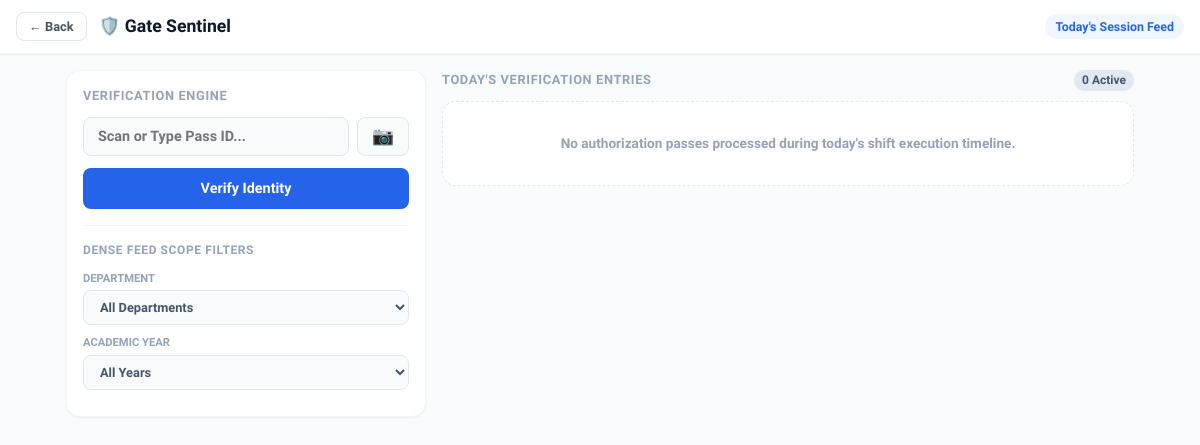
The page /open_scanner on the database as committed earlier.
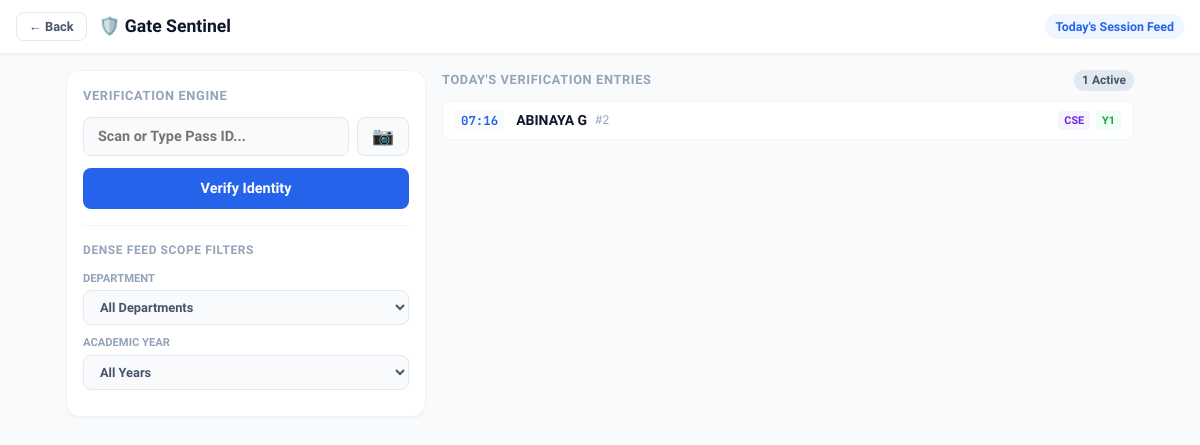
The same page on the database as committed later.
### app.py (models this page shows)
class DetailedPass(db.Model):
    id = db.Column(db.Integer, primary_key=True)
    letter_id = db.Column(db.String(50))
    student_name = db.Column(db.String(150))
    dept = db.Column(db.String(100))
    year = db.Column(db.String(20))
    scanned_at = db.Column(db.DateTime, default=datetime.utcnow)

### app.py (the view)
@app.route('/open_scanner')
def open_scanner():
    records = DetailedPass.query.order_by(DetailedPass.scanned_at.desc()).all()
    return render_template('scanner.html', records=records)

### templates/scanner.html (shortened to what this page needs)
<!DOCTYPE html>
<html lang="en">
<head>
</head>
<body>
    <header class="app-bar">
        <div class="nav-left">
            <button class="btn-back" onclick="window.history.back();">← Back</button>
            <h1 class="app-title">🛡️ Gate Sentinel</h1>
        </div>
        <div class="day-order-badge" id="currentDayOrder">Today's Session Feed</div>
    </header>
    <main class="dashboard-container">
        <aside class="left-column">
            <div class="panel-card">
                <h2 class="panel-title">Verification Engine</h2>
                <form id="verificationForm" action="/verify_id" method="post">
                    <div class="form-group">
                        <div class="input-with-action">
                            <input type="number" name="letter_id" id="letter_id" class="form-input" placeholder="Scan or Type Pass ID..." autocomplete="off" required>
                            <button type="button" class="btn-action-toggle" id="toggleScannerBtn" title="Scan QR Code with Camera">
                                📷
                            </button>
                        </div>
                    </div>
                    <button type="submit" class="btn-submit">Verify Identity</button>
                </form>
                <div class="filter-section">
                    <h3 class="panel-title" style="font-size: 0.75rem;">Dense Feed Scope Filters</h3>
                    <div class="filter-group">
                        <label class="filter-label">Department</label>
                        <select class="filter-select" id="deptFilter" onchange="runLiveDenseFilter()">
                            <option value="ALL">All Departments</option>
                        </select>
                    </div>
                    <div class="filter-group">
                        <label class="filter-label">Academic Year</label>
                        <select class="filter-select" id="yearFilter" onchange="runLiveDenseFilter()">
                            <option value="ALL">All Years</option>
                        </select>
                    </div>
                </div>
            </div>
        </aside>
        <section class="right-column">
            <div style="margin-bottom: 10px; display: flex; justify-content: space-between; align-items: center;">
                <h2 class="panel-title" style="margin-bottom: 0;">Today's Verification Entries</h2>
                <span id="liveCounter" style="font-size: 0.75rem; font-weight: 700; color: var(--text-secondary); background: #e2e8f0; padding: 2px 8px; border-radius: 10px;">0 Active</span>
            </div>
            <div class="records-wrapper-box" id="denseLedgerContainer">
                {% for record in records %}
                    <div class="dense-strip-row"
                         data-dept="{{ record.dept }}"
                         data-year="{{ record.year }}"
                         data-timestamp="{{ record.scanned_at }}">
                        <div class="strip-left-block">
                            <span class="inline-time-stamp">{{ record.scanned_at.strftime('%H:%M') }}</span>
                            <div class="inline-profile-data">
                                <span class="inline-student-name">{{ record.student_name }}</span>
                                <span class="inline-pass-id">#{{ record.letter_id }}</span>
                            </div>
                        </div>
                        <div class="strip-right-block">
                            <span class="micro-pill pill-dept">{{ record.dept }}</span>
                            <span class="micro-pill pill-year">Y{{ record.year }}</span>
                        </div>
                    </div>
                {% else %}
                    <div class="empty-fallback-state" id="absoluteFallback">
                        <p>No authorization passes processed during today's shift execution timeline.</p>
                    </div>
                {% endfor %}
            </div>
        </section>
    </main>
</body>
</html>

Rows that differ between the two databases and show on the page:
added DetailedPass: scanned_at "07:16", student_name "ABINAYA G", letter_id "2", dept "CSE", year "1"
Other text that changed with them:
text written by a page script: "0 Active" → "1 Active"
text no longer shown: "No authorization passes processed during today's shift execution timeline."
